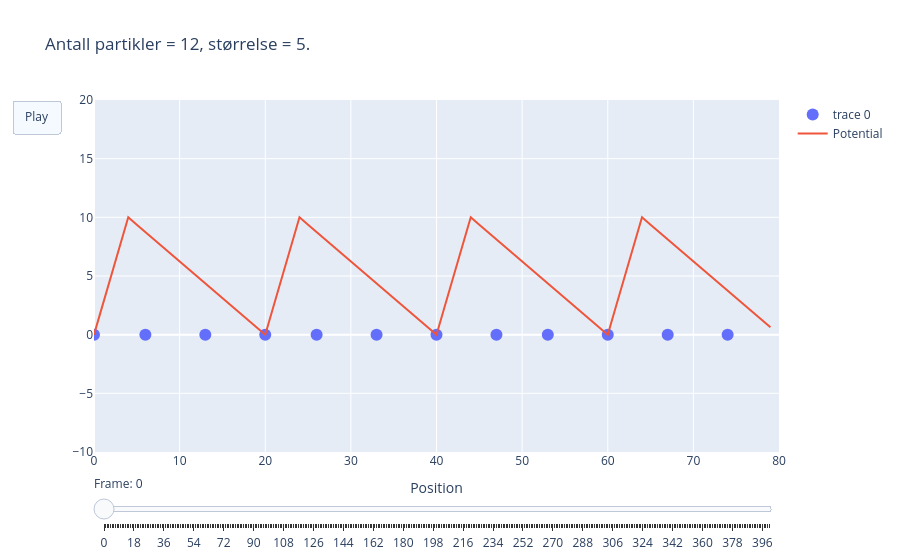

Here is the notebook cell this chart was saved with:
### Code cell
plt.close('all')
params4a["Np"] = 12
params4a["b"] = 5
plotPositions(params4a)
